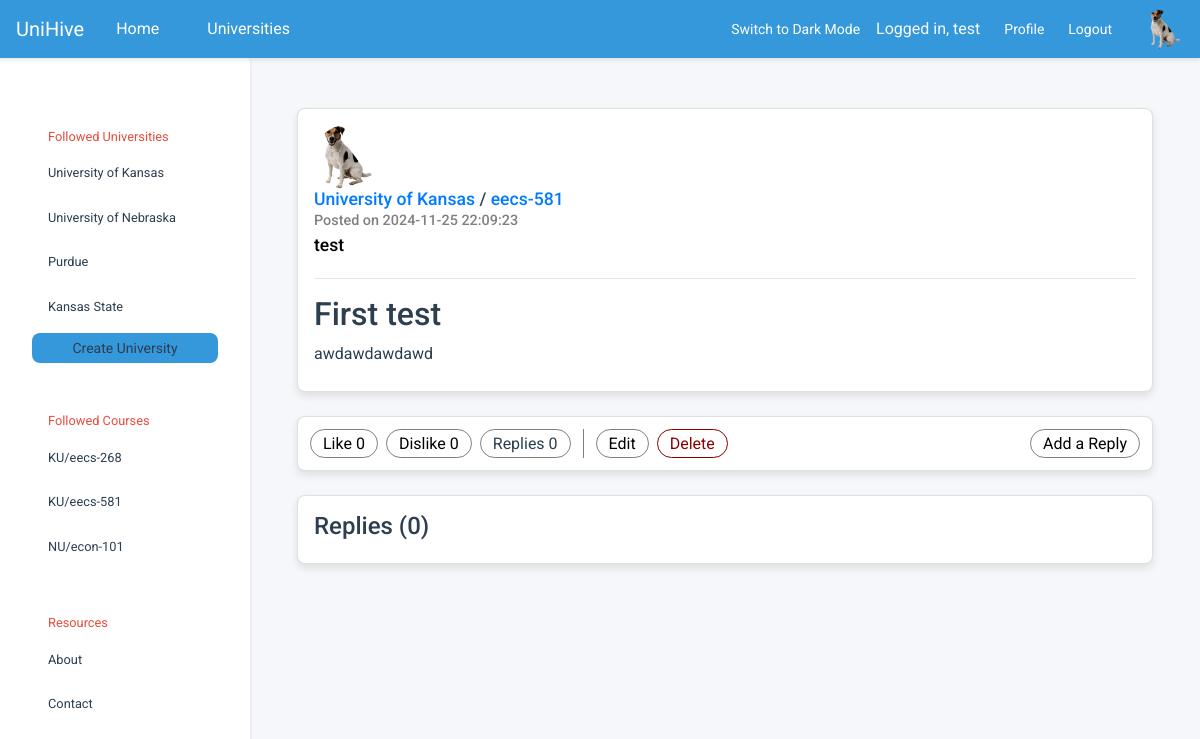
Page /u/KU/eecs-581/1 (signed in) on the committed database.
### tables this page shows
CREATE TABLE users (
            id              INTEGER PRIMARY KEY,
            created         TIMESTAMP DEFAULT CURRENT_TIMESTAMP NOT NULL,
            last_login      TIMESTAMP,
            username        VARCHAR UNIQUE NOT NULL,
            password        VARCHAR NOT NULL,
            profile_picture VARCHAR
        );

CREATE TABLE universities (
            id          INTEGER PRIMARY KEY,
            created     TIMESTAMP DEFAULT CURRENT_TIMESTAMP NOT NULL,
            name        VARCHAR UNIQUE NOT NULL,
            acronym     VARCHAR UNIQUE,
            description VARCHAR,
            logo        VARCHAR
        );

CREATE TABLE courses (
            id            INTEGER PRIMARY KEY AUTOINCREMENT,
            created       TIMESTAMP DEFAULT CURRENT_TIMESTAMP NOT NULL,
            name          VARCHAR NOT NULL,
            description   VARCHAR,
            course_number VARCHAR,
            department    INTEGER,
            hours         INTEGER,
            university    INTEGER NOT NULL,
            popularity_score INTEGER DEFAULT 0 
        );

CREATE TABLE posts (
            id          INTEGER PRIMARY KEY,
            created     TIMESTAMP DEFAULT CURRENT_TIMESTAMP NOT NULL,
            title       VARCHAR NOT NULL,
            content     VARCHAR NOT NULL,
            author      INTEGER NOT NULL,
            author_id   INTEGER NOT NULL, 
            course      INTEGER NOT NULL,
            likes       INTEGER DEFAULT 0,
            dislikes    INTEGER DEFAULT 0,
            reply_count INTEGER DEFAULT 0,
            is_reply    BOOL DEFAULT FALSE,
            parent      INTEGER DEFAULT NULL
        );

### main.py (the view, shortened to what this page needs)
@app.route("/u/<university_acro>/<course_name>/<post_identifier>", methods=['GET', 'POST'])
def post(university_acro=None, course_name=None, post_identifier=None):
    university = University.get_university_by_acronym(university_acro)
    course     = Course.get_course_by_name_combined(university, course_name)
    post = Post.get_post_by_title(post_identifier, course)
    if post is None:
        post = Post.get_post_by_id(post_identifier)
    if post is None:
        return render_template("404.html"), 404
    return render_template("post.html", post=post)

### course.py (called while the page is built)
    @staticmethod
    def get_course_by_id(id: int):
        params = query(
            f"SELECT {COURSE_PARAMS} FROM courses WHERE id = ?",
            (id,),
            count = 1
        )
        if not params: return None # Course not found
        return Course(*params)     # Construct course object

    @staticmethod
    def get_course_by_name_combined(university: University, name_combined: str):
        params = query(
            f"""
                SELECT {COURSE_PARAMS} FROM courses
                INNER JOIN departments
                ON courses.department = departments.id
                WHERE courses.university = ?
                AND (departments.abbreviation || '-' || courses.course_number) = ?;
            """,
            (university.id, name_combined.upper()),
            count = 1
        )
        if not params: return None # Course not found
        return Course(*params)     # Construct course object

### db.py (called while the page is built)
def query(query: str, parameters: tuple = tuple(), *, count: int = None):
    try:
        cursor = connection.cursor()               # Create a database cursor
        result = cursor.execute(query, parameters) # Execute the query safely
        connection.commit()                        # Commit the changes to DB
        if count is None:                  # If the count was not set
            return result.fetchall()       # Fetch every row in query
        if count == 1:                     # If the count was set one
            return result.fetchone()       # Fetch a single query row
        else:                              # If count was other value
            return result.fetchmany(count) # Fetch desired row amount
    except sqlite3.Error as e:
        print("[QUERY ERROR]", e)
        return False
    finally:
        cursor.close()

### department.py (called while the page is built)
    @staticmethod
    def get_department_by_id(id: int):
        params = query(
            "SELECT id, name, abbreviation, university FROM departments WHERE id = ?",
            (id,),
            count = 1
        )
        if not params: return None # Department not found
        return Department(*params) # Construct department object

### main.py (called while the page is built)
@app.context_processor
def inject_default():
    return dict(
        USERS   = USERS,
        SESSION = SESSION,
        active  = None
    )

### post.py (called while the page is built)
    def authored_by(self, user):
        return self.author.id == (user if type(user) is int else user.id)

### templates/post.html (shortened to what this page needs)
{% extends 'base.html' %}
{% block content_main %}
<link rel="stylesheet" href="{{url_for('static', filename='post.css')}}" />
<div id="post-card" class="card padded">
    <div id="author-box" class="horizontal">
        {% if post.author.profile_img %}
        <img
        src="{{ post.author.profile_img }}"
        class="rounded-circle profile-picture"
        alt="Profile Picture"
        />
        {% else %}
        <img
        src="{{ url_for('static', filename='profile_pic.jpg') }}"
        class="rounded-circle profile-picture"
        alt="Default Profile Picture"
        />
        {% endif %}
        <div class="vertical-center">
            <h4 class="source">
                <a href="{{url_for('university', university_acro=post.course.university.acronym)}}">
                    {{post.course.university.name}}
                </a>
                /
                <a href="{{url_for('course', university_acro=post.course.university.acronym, course=post.course.name_combined)}}">
                    {{post.course.name_combined}}
                </a>
            </h4>
            <h5 class="date">Posted on {{post.created}}</h5>
            {% if post.author is not none %}
            <h5 class="author">{{post.author.username}}</h5>
            {% else %}
            <h5 class="side">[Deleted]</h5>
            {% endif %}
        </div>
    </div>
    <hr>
    <h2 id="post-title">{{post.title}}</h2>
    <p id="post-content">{{post.content}}</p>
</div>
<div id="info-card" class="card">
    <div>
        <div>
            <form action="{{post.title}}" method="POST">
            <button class="bubble" type="submit" name="like-btn" value="{{post.id}}">
                <span>Like</span>
                <span>{{post.likes}}</span>
            </button>
            </form>
        </div>
        <div>
            <form action="{{post.title}}" method="POST">
            <button class="bubble" type="submit" name="dislike-btn" value="{{post.id}}">
                <span>Dislike</span>
                <span>{{post.dislikes}}</span>
            </button>
            </form>
        </div>
        <div>
            <div class="bubble">
                <span>Replies {{post.replies | length}}</span>
            </div>
        </div>
        {% if SESSION.current_user_id is not none %}
        {% if post.authored_by(SESSION.current_user_id) %}
        <div class="post-left-bar">
            <button class="bubble warn edit" type="submit" name="edit" value="{{post.id}}" original="{{post.content}}">
                <span>Edit</span>
            </button>
        </div>
        <div>
            <form action="{{post.title}}" method="POST">
            <button class="bubble danger" type="submit" name="delete" value="{{post.id}}">
                <span>Delete</span>
            </button>
            </form>
        </div>
        {% endif %}
        {% endif %}
    </div>
    <div>
        {% if SESSION.current_user_id is not none %}
        <button class="bubble add-reply" value="{{post.id}}">Add a Reply</button>
        {% endif %}
    </div>
</div>
<div id="reply-card" class="card padded">
    <h4 id="reply-header">Replies <span>({{post.replies | length}})</span></h4>
</div>
{% endblock %}

### templates/base.html (shortened to what this page needs)
<!doctype html>
<html lang="en">
  <head>
    <link
      rel="stylesheet"
      href="https://cdn.jsdelivr.net/npm/bootstrap@4.0.0/dist/css/bootstrap.min.css"
    />
    <link rel="stylesheet" href="{{url_for('static', filename='main.css')}}" />
  </head>
  <body>
    <nav class="navbar navbar-expand-lg navbar-custom fixed-top">
      <div class="container-fluid">
        <div class="d-flex align-items-center">
          <a class="navbar-brand" href="/">UniHive</a>
          <div class="collapse navbar-collapse" id="navbarNavDropdown">
            <ul class="navbar-nav">
              <li class="nav-item">
                <a class="nav-link" href="{{ url_for('home') }}">Home</a>
              </li>
              <li class="nav-item">
                <a class="nav-link" href="#">Universities</a>
              </li>
            </ul>
          </div>
        </div>
        <div class="d-flex align-items-center">
          <button id="theme-toggle" class="btn btn-outline-light btn-sm me-2">
          </button>
          {% if SESSION.current_user_id %}
          <span class="text-light mr-3"
            >Logged in, {{ USERS[SESSION.current_user_id].username }}</span
          >
          <a
            href="{{ url_for('profile') }}"
            class="btn btn-outline-light btn-sm me-2"
            >Profile</a
          >
          <a
            href="{{ url_for('logout') }}"
            class="btn btn-outline-light btn-sm me-2"
            >Logout</a
          >
          <img
            src="{{ url_for('static', filename='profile_pic.jpg') }}"
            class="rounded-circle profile-img"
            alt="Profile"
          />
          {% endif %}
        </div>
      </div>
    </nav>
    <div class="sidebar">
      <div class="sidebar-header">Followed Universities</div>
      {% for followed_university in
      USERS[SESSION.current_user_id].followed_universities %}
      <a
        href="{{url_for('university', university_acro=followed_university.acronym)}}"
        >{{followed_university.name}}</a
      >
      {% endfor %} {% block sidebar_content %} {% endblock %}
      <a
        href="{{url_for('create_university')}}"
        class="btn navbar-toggler btn-sm text-center"
        role="button"
        aria-disabled="true"
        >Create University</a
      >
      <div class="sidebar-header">Followed Courses</div>
      {% for followed_course in USERS[SESSION.current_user_id].followed_courses
      %}
      <a
        href="{{url_for('course', university_acro=followed_course.university.acronym, course=followed_course.name_combined)}}"
        >{{followed_course.university.acronym}}/{{followed_course.name_combined}}</a
      >
      {% endfor %}
      <div class="sidebar-header">Resources</div>
      <a href="#">About</a>
      <a href="#">Contact</a>
    </div>
    <div class="content">
      <div class="container">
        {% block content_main %} {% endblock %}
      </div>
    </div>
  </body>
</html>

### static/main.css (style rules this page uses)
:root { --background-color: #f5f7fa; --text-color: #2c3e50; --primary-color: #3498db; --secondary-color: #95a5a6; --accent-color: #e74c3c; --card-bg-color: #ffffff; --card-shadow: rgba(0, 0, 0, 0.1); --link-hover-bg: #ecf0f1; --border-radius: 8px; --transition-speed: 0.3s; }
* { margin: 0; padding: 0; box-sizing: border-box; font-family: "Roboto", sans-serif; }
body { background-color: var(--background-color); color: var(--text-color); line-height: 1.6; transition: background-color var(--transition-speed), color var(--transition-speed); }
.navbar { background-color: var(--primary-color); color: #fff; padding: 1rem 2rem; box-shadow: 0 4px 6px var(--card-shadow); position: fixed; top: 0; left: 0; right: 0; z-index: 1030; }
.navbar a { color: #fff; text-decoration: none; margin-right: 1rem; transition: color var(--transition-speed); }
.sidebar { position: fixed; top: 55px; left: 0; width: 250px; height: calc(100vh - 55px); background-color: var(--card-bg-color); color: var(--text-color); padding: 2rem; display: flex; flex-direction: column; font-size: 0.8rem; border-radius: var(--border-radius); box-shadow: 0 2px 4px var(--card-shadow); }
.sidebar a { display: block; padding: 0.5rem 1rem; margin-bottom: 0.5rem; color: var(--text-color); text-decoration: none; border-radius: var(--border-radius); transition: background-color var(--transition-speed), color var(--transition-speed); }
.sidebar-header { margin-top: 2rem; color: var(--accent-color); padding: 0.5rem 1rem; }
.content { margin-left: 250px; margin-top: 60px; padding: 2rem; }
.card { background-color: var(--card-bg-color); border-radius: var(--border-radius); box-shadow: 0 4px 8px var(--card-shadow); padding: 1.5rem; margin-bottom: 1.5rem; transition: transform var(--transition-speed), box-shadow var(--transition-speed); }
.btn { display: inline-block; background-color: var(--primary-color); color: #fff; padding: 0.75rem 1.5rem; border: none; border-radius: var(--border-radius); cursor: pointer; transition: background-color var(--transition-speed), transform var(--transition-speed); }
h1, h2, h3, h4, h5, h6 { color: var(--text-color); margin-bottom: 1rem; }
p { margin-bottom: 1rem; }

### static/post.css (style rules this page uses)
h1, h2, h3, h4, h5, p { margin: 0; }
#post-card { margin-top: -2rem; padding-bottom: 1.5em; }
.card.padded { padding: 1em; }
.profile-picture { max-width: 4em; max-height: 4em; }
.source { font-size: 1.1em; }
.author { font-size: 1.1em; color: black; }
.date { font-size: 0.9em; margin-top: 0.1em; margin-bottom: 0.4em; color: gray; }
#author-box { margin-bottom: 0.4em; }
.vertical-center { display: flex; flex-direction: column; justify-content: center; }
hr { margin: 1em 0; }
#post-title { margin-top: 0em; }
#post-content { margin-top: 0.5em; }
#info-card { margin-top: 0.5em; display: flex; flex-direction: row; justify-content: space-between; padding: 0.75em; }
#info-card > div:first-child { display: flex; flex-direction: row; }
.bubble { background: none; border-radius: 100vw; border: 1px solid rgba(0,0,0,0.5); padding: 0.05em 0.75em; margin-right: 0.5em; }
div:last-child > .bubble { margin-right: 0 }
button.bubble { cursor: pointer; }
#reply-card { margin-top: 1.5em; }
#reply-header { margin-bottom: 0.25em; }
.bubble.danger { border-color: darkred; color: darkred; }
.post-left-bar { margin-left: 0.25em; padding-left: 0.75em; border-left: 1px solid rgba(0, 0, 0, 0.5); }

### templates/base.html (style rules this page uses)
.navbar { padding: 0.5rem 1rem; box-shadow: 0 2px 4px rgba(0, 0, 0, 0.1); }
.navbar .container-fluid { padding: 0; }
.nav-link { padding: 0.5rem 1rem !important; }
.profile-img { margin-left: 1em; width: 40px; height: 40px; object-fit: cover; }
.me-2 { margin-right: 0.5rem !important; }
.btn-sm { padding: 0.25rem 0.5rem; font-size: 0.875rem; }

### templates/post.html (style rules this page uses)
h1, h2 { margin: 0; }

### rows in the picture
users: username "test", author.username "test"
universities: name "University of Kansas", course.university.name "University of Kansas"
universities: name "University of Nebraska"
universities: name "Purdue"
universities: name "Kansas State"
courses: university.acronym "KU", name_combined "eecs-268"
courses: university.acronym "KU", name_combined "eecs-581"
courses: university.acronym "NU", name_combined "econ-101"
posts: created "2024-11-25 22:09:23", title "First test", content "awdawdawdawd"

### other values in the picture
{{ post.course.name_combined }} "eecs-581"
{{ post.likes }} "0"
{{ post.dislikes }} "0"
{{ post.replies | length }} "0"
